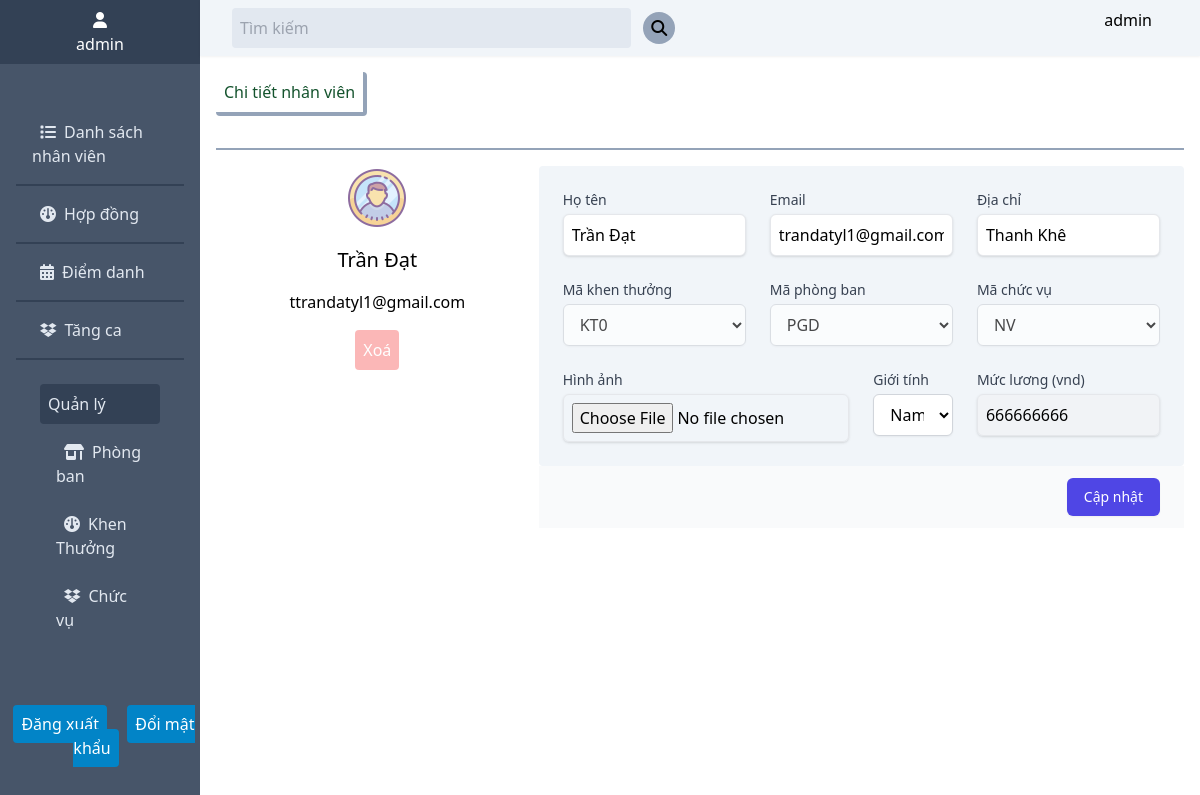
The app's page /chitietnhanvien.php?maNv=NV990 (signed in) with its own data.
### tables this page shows
CREATE TABLE `nhanvien` (
  `maNV` varchar(20) NOT NULL,
  `password` varchar(20) NOT NULL,
  `luong` int(11) NOT NULL,
  `hoten` varchar(30) NOT NULL,
  `hinhanh` varchar(20) NOT NULL,
  `diachi` varchar(20) NOT NULL,
  `email` varchar(33) NOT NULL,
  `gioitinh` int(1) NOT NULL,
  `trangthai` int(1) NOT NULL,
  `maKT` varchar(20) NOT NULL,
  `maPhongBan` varchar(20) NOT NULL,
  `maChucVu` varchar(20) NOT NULL
);

### src/controller/userController.php (called while the page is built, shortened)
<?php
class userController
{
    public function user_detail($id) {
        $User = new User();
        $data = $User->getId($id);
        include_once './src/views/user-detail.php';
    }
}

### src/config/database.php (called while the page is built, shortened)
<?php
class Database {
    public $hostname = 'localhost';
    public $username = 'root';
    public $pw = '';
    public $dbname = 'du_an1';
    public function __construct()
    {
        $this->conn = mysqli_connect($this->hostname, $this->username, $this->pw, $this->dbname);
    }
}
?>

### src/model/User.php (called while the page is built, shortened)
<?php
class User extends Database
{
    public function getId($id)
    {
        $reusult = mysqli_query($this->conn, "SELECT * FROM nhanvien where maNv = '$id'");
        $data = mysqli_fetch_assoc($reusult);
        return $data;
    }
}

### src/views/user-detail.php (the view, shortened to what this page needs)
<?php
require './src/views/component/head.php';
?>
<body>
    <main>
        <?php
        require './src/views/component/nav.php';
        ?>
        <section class="float-right w-5/6 relative">
            <?php
            require './src/views/component/search-header.php';
            ?>
            <div class="content-home bg_user ">
                <div class="flex text-green-900 font-medium">
                    <p class="border border-slate-400 rounded border-0 border-r-4 border-b-4 m-4 p-2">Chi tiết nhân viên</p>
                </div>
                <hr class="m-4 border-b-2 border-0 border-slate-400">
                <div class="m-4 flex">
                    <div class="w-1/3 text-center">
                        <img  class="m-auto" src="./assets/img/<?php echo $data['hinhanh']?>" alt="">
                        <p class="mt-4 font-medium text-xl"><?php echo $data['hoten'] ?></p>
                        <p class="mt-4">t<?php echo $data['email'] ?></p>
                        <form action="./crud.php" method="GET">
                            <button class="disabled disabled:opacity-50 rounded p-2 m-2 mt-4 bg-red-400 text-white" type="submit">Xoá</button>
                        </form>
                    </div>
                    <div class="w-2/3">
                        <form action="./crud.php" method="POST" class="">
                            <div class="overflow-hidden">
                                <div class="bg-slate-100 px-4 py-5 sm:p-6  rounded">
                                    <div class="grid grid-cols-6 gap-6 relative">
                                        <div class="col-span-2">
                                            <label for="fullName" class="block text-sm font-medium text-gray-700">Họ tên</label>
                                            <input type="text" name="fullName" id="fullName"  value="<?php echo $data['hoten'] ?>" autocomplete="given-name" class="mt-1 block w-full p-2 border rounded-md shadow focus:border-indigo-500">
                                        </div>
                                        <div class="col-span-2">
                                            <label for="email" class="block text-sm font-medium text-gray-700">Email</label>
                                            <input type="email" name="email" id="email" value="<?php echo $data['email'] ?>" autocomplete="email" class="mt-1 block w-full p-2 border rounded-md shadow focus:border-indigo-500">
                                        </div>
                                        <div class="col-span-2">
                                            <label for="address" class="block text-sm font-medium text-gray-700">Địa chỉ</label>
                                            <input type="text" value="<?php echo $data['diachi'] ?>" name="address" id="address" autocomplete="address-level1" class="mt-1 block w-full p-2 border rounded-md shadow focus:border-indigo-500">
                                        </div>
                                        <div class="col-span-2">
                                            <label for="maKT" class="block text-sm font-medium text-gray-700">Mã khen thưởng</label>
                                            <select id="maKT" name="maKT" autocomplete="maKT-name" class="mt-1 disabled block w-full rounded-md border border-gray-300 bg-white py-2 px-3 shadow-sm focus:border-indigo-500 focus:outline-none focus:ring-indigo-500">
                                                <option><?php echo $data['maKT']?></option>
                                            </select>
                                        </div>
                                        <div class="col-span-2">
                                            <label for="maPB" class="block text-sm font-medium text-gray-700">Mã phòng ban</label>
                                            <select id="maPB" name="maPB" autocomplete="maPB-name" class="disabled mt-1 disabled block w-full rounded-md border border-gray-300 bg-white py-2 px-3 shadow-sm focus:border-indigo-500 focus:outline-none focus:ring-indigo-500">
                                                <option><?php echo $data['maPhongBan']?></option>
                                            </select>
                                        </div>
                                        <div class="col-span-2">
                                            <label for="maCV" class="block text-sm font-medium text-gray-700">Mã chức vụ</label>
                                            <select id="maCV" name="maCV" autocomplete="maCV-name" class="mt-1 disabled block w-full rounded-md border border-gray-300 bg-white py-2 px-3 shadow-sm focus:border-indigo-500 focus:outline-none focus:ring-indigo-500">
                                                <option><?php echo $data['maChucVu']?></option>
                                            </select>
                                        </div>
                                        <div class="col-span-3">
                                            <label for="img" class="block text-sm font-medium text-gray-700">Hình ảnh</label>
                                            <input type="file" name="img" id="img" autocomplete="family-name" class="mt-1 block w-full p-2 border rounded-md shadow focus:border-indigo-500">
                                        </div>
                                        <div class="col-span-1">
                                            <label for="gender" class="block text-sm font-medium text-gray-700">Giới tính</label>
                                            <select id="gender" name="gender" autocomplete="gender-name" class="mt-1 block w-full rounded-md border border-gray-300 bg-white py-2 px-3 shadow-sm focus:border-indigo-500 focus:outline-none focus:ring-indigo-500">
                                                <option value="0">Nam</option>
                                            </select>
                                        </div>
                                        <div class="col-span-2">
                                            <label for="salary" class="block text-sm font-medium text-gray-700">Mức lương (vnd)</label>
                                            <input type="text" value="<?php echo $data['luong']?>" name="salary" id="salary" autocomplete="salary" class="mt-1 disabled block w-full p-2 border rounded-md shadow focus:border-indigo-500">
                                        </div>
                                    </div>
                                </div>
                                <div class="bg-gray-50 px-4 py-3 text-right sm:px-6">
                                    <button type="submit" class="inline-flex justify-center rounded-md border border-transparent bg-indigo-600 py-2 px-4 text-sm font-medium text-white shadow-sm hover:bg-indigo-700 focus:outline-none focus:ring-2 focus:ring-indigo-500 focus:ring-offset-2">Cập nhật</button>
                                </div>
                            </div>
                        </form>
                    </div>
                </div>
            </div>
        </section>
    </main>
</body>
</html>

### src/views/component/search-header.php (shortened to what this page needs)
<header class="bg-slate-100 drop-shadow-sm flex justify-between w-full">
    <form action="./timkiemnhanvien.php" method="GET">
        <input type="text" name="search" class="p-2 pr-40 bg-slate-200 text-slate-700 rounded m-2 ml-8" placeholder="Tìm kiếm">
        <button type="submit"><i class="p-2 rounded-full bg-slate-400 fa-solid fa-magnifying-glass"></i></button>
    </form>
    <div class="profile mr-10 relative">
        <?php
            $User = new User();
            $dataUserId = $User->getId($_SESSION['isUser']);
        ?>
        <form class="flex m-2 cursor-pointer" action="./chitietnhanvien.php" method="GET">
            <button class="m-auto"><?php echo $dataUserId['hoten'] ?></button>
        </form>
    </div>
</header>

### records on screen
nhanvien: hoten "admin"
nhanvien: hinhanh (picture), hoten "Trần Đạt", email "trandatyl1@gmail.com", fullName "Trần Đạt", address "Thanh Khê", maKT "KT0", maPB "PGD", maCV "NV", salary "666666666"

### other values on screen
$_SESSION['isUser'] "admin"
